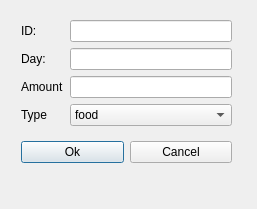
<?xml version="1.0" encoding="UTF-8"?>
<ui version="4.0">
 <class>addExpense</class>
 <widget class="QDialog" name="addExpense">
  <property name="geometry">
   <rect>
    <x>0</x>
    <y>0</y>
    <width>257</width>
    <height>209</height>
   </rect>
  </property>
  <property name="windowTitle">
   <string>Add new expense</string>
  </property>
  <widget class="QLabel" name="error">
   <property name="geometry">
    <rect>
     <x>20</x>
     <y>180</y>
     <width>211</width>
     <height>20</height>
    </rect>
   </property>
   <property name="text">
    <string/>
   </property>
   <property name="alignment">
    <set>Qt::AlignCenter</set>
   </property>
  </widget>
  <widget class="QWidget" name="layoutWidget">
   <property name="geometry">
    <rect>
     <x>21</x>
     <y>11</y>
     <width>211</width>
     <height>161</height>
    </rect>
   </property>
   <layout class="QGridLayout" name="gridLayout_2">
    <item row="0" column="0">
     <layout class="QGridLayout" name="gridLayout">
      <item row="0" column="1">
       <widget class="QLineEdit" name="idBox"/>
      </item>
      <item row="2" column="1">
       <widget class="QLineEdit" name="amountBox"/>
      </item>
      <item row="1" column="1">
       <widget class="QLineEdit" name="dayBox"/>
      </item>
      <item row="0" column="0">
       <widget class="QLabel" name="label_7">
        <property name="text">
         <string>ID:</string>
        </property>
       </widget>
      </item>
      <item row="2" column="0">
       <widget class="QLabel" name="label_3">
        <property name="text">
         <string>Amount</string>
        </property>
       </widget>
      </item>
      <item row="1" column="0">
       <widget class="QLabel" name="label">
        <property name="text">
         <string>Day:</string>
        </property>
       </widget>
      </item>
      <item row="3" column="0">
       <widget class="QLabel" name="label_2">
        <property name="text">
         <string>Type</string>
        </property>
       </widget>
      </item>
      <item row="3" column="1">
       <widget class="QComboBox" name="comboBox">
        <item>
         <property name="text">
          <string>food</string>
         </property>
        </item>
        <item>
         <property name="text">
          <string>housekeeping</string>
         </property>
        </item>
        <item>
         <property name="text">
          <string>telephone</string>
         </property>
        </item>
        <item>
         <property name="text">
          <string>transport</string>
         </property>
        </item>
        <item>
         <property name="text">
          <string>clothing</string>
         </property>
        </item>
        <item>
         <property name="text">
          <string>others</string>
         </property>
        </item>
       </widget>
      </item>
     </layout>
    </item>
    <item row="1" column="0">
     <layout class="QHBoxLayout" name="horizontalLayout">
      <item>
       <widget class="QPushButton" name="okay">
        <property name="text">
         <string>Ok</string>
        </property>
       </widget>
      </item>
      <item>
       <widget class="QPushButton" name="cancel">
        <property name="text">
         <string>Cancel</string>
        </property>
       </widget>
      </item>
     </layout>
    </item>
   </layout>
  </widget>
 </widget>
 <resources/>
 <connections/>
</ui>
